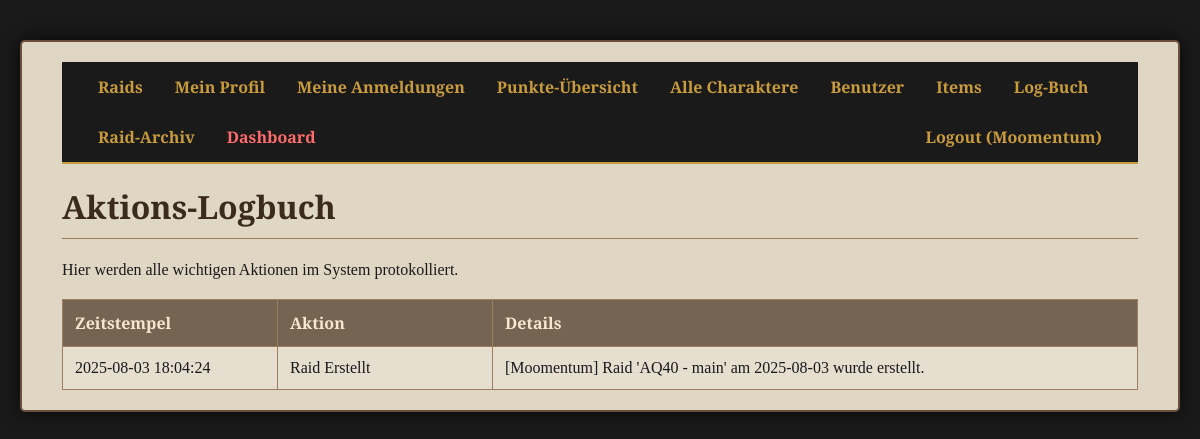
The page /admin/logs (signed in) on the database its author committed.
### tables this page shows
CREATE TABLE users (id INTEGER PRIMARY KEY AUTOINCREMENT, username TEXT NOT NULL UNIQUE, password_hash TEXT NOT NULL, role TEXT NOT NULL DEFAULT 'member');

CREATE TABLE logs (
        id INTEGER PRIMARY KEY AUTOINCREMENT,
        zeitstempel TIMESTAMP DEFAULT CURRENT_TIMESTAMP,
        aktion TEXT NOT NULL,
        details TEXT NOT NULL,
        raid_id INTEGER
    );

### app.py (the view)
@app.route('/admin/logs')
@login_required
@admin_required
def log_liste():
    conn = get_db_connection(); logs = conn.execute('SELECT * FROM logs ORDER BY zeitstempel DESC').fetchall(); conn.close()
    return render_template('logs.html', log_liste=logs)

### app.py (called while the page is built)
@login_manager.user_loader
def load_user(user_id):
    conn = get_db_connection(); user_data = conn.execute('SELECT * FROM users WHERE id = ?', (user_id,)).fetchone(); conn.close()
    return User(id=user_data['id'], username=user_data['username'], role=user_data['role']) if user_data else None

def admin_required(f):
    @wraps(f)
    def decorated_function(*args, **kwargs):
        if not current_user.is_authenticated or current_user.role != 'admin':
            flash('Für diese Aktion sind Admin-Rechte erforderlich.', 'error'); return redirect(url_for('raid_liste'))
        return f(*args, **kwargs)
    return decorated_function

def get_db_connection():
    conn = sqlite3.connect('loot_system.db'); conn.execute("PRAGMA foreign_keys = ON"); conn.row_factory = sqlite3.Row
    return conn

### templates/logs.html (shortened to what this page needs)
{% extends "base.html" %}
{% block content %}
    <h1>Aktions-Logbuch</h1>
    <p>Hier werden alle wichtigen Aktionen im System protokolliert.</p>
    <table>
        <thead>
            <tr>
                <th style="width: 20%;">Zeitstempel</th>
                <th style="width: 20%;">Aktion</th>
                <th>Details</th>
            </tr>
        </thead>
        <tbody>
            {% for log in log_liste %}
            <tr>
                <td>{{ log['zeitstempel'] }}</td>
                <td>{{ log['aktion'] }}</td>
                <td>{{ log['details'] }}</td>
            </tr>
            {% endfor %}
        </tbody>
    </table>
{% endblock %}

### templates/base.html (shortened to what this page needs)
<!DOCTYPE html>
<html lang="de">
<head>
    <link rel="stylesheet" href="{{ url_for('static', filename='css/style.css') }}">
</head>
<body>
    <div class="container">
        <nav class="navbar">
            <a href="{{ url_for('raid_liste') }}">Raids</a>
            {% if current_user.is_authenticated %}
                <a href="{{ url_for('profil') }}">Mein Profil</a>
                <a href="{{ url_for('meine_anmeldungen') }}">Meine Anmeldungen</a>
                <a href="{{ url_for('punkte_uebersicht') }}">Punkte-Übersicht</a>
                {% if current_user.role == 'admin' %}
                    <a href="{{ url_for('admin_charakter_liste') }}">Alle Charaktere</a>
                    <a href="{{ url_for('admin_user_liste') }}">Benutzer</a>
                    <a href="{{ url_for('item_liste') }}">Items</a>
                    <a href="{{ url_for('log_liste') }}">Log-Buch</a>
                    <a href="{{ url_for('archiv_liste') }}">Raid-Archiv</a>
                    <a href="{{ url_for('dashboard') }}" style="color: #ff6b6b;">Dashboard</a>
                {% endif %}
                <a href="{{ url_for('logout') }}" style="float: right;">Logout ({{ current_user.username }})</a>
            {% else %}
                <a href="{{ url_for('login') }}" style="float: right;">Login</a>
                <a href="{{ url_for('register') }}" style="float: right;">Registrieren</a>
            {% endif %}
        </nav>
        <div class="content">
            {% block content %}{% endblock %}
        </div>
    </div>
</body>
</html>

### static/css/style.css (style rules this page uses)
body { background-image: url('https://upload.wikimedia.org/wikipedia/commons/b/b8/Classic_Stranglethorn_Vale.jpeg'); background-color: #1a1a1a; background-size: cover; background-attachment: fixed; background-position: center; font-family: 'Cinzel', serif; color: #1a1a1a; margin: 0; padding: 20px; }
.container { max-width: 1200px; margin: 20px auto; padding: 20px 40px; background-color: rgba(245, 235, 215, 0.9); border: 2px solid #6b4f3a; border-radius: 5px; box-shadow: 0 0 20px rgba(0,0,0,0.75); }
.navbar { background-color: #1a1a1a; border-bottom: 2px solid #c89b3c; overflow: hidden; padding: 0 20px; }
.navbar a { float: left; display: block; color: #c89b3c; text-align: center; padding: 14px 16px; text-decoration: none; font-weight: 700; transition: all 0.3s ease; }
h1, h2 { color: #3b2b1d; border-bottom: 1px solid #9e7c5e; padding-bottom: 10px; font-weight: 700; }
table { border-collapse: collapse; width: 100%; margin-top: 20px; background-color: rgba(255, 255, 255, 0.2); }
th, td { border: 1px solid #9e7c5e; text-align: left; padding: 12px; }
th { background-color: rgba(91, 70, 52, 0.8); color: #f5e8d0; font-weight: 700; }

### rows shown on the page
users: username "Moomentum"
logs: zeitstempel "2025-08-03 18:04:24", aktion "Raid Erstellt", details "[Moomentum] Raid 'AQ40 - main' am 2025-08-03 wurde erstellt."
